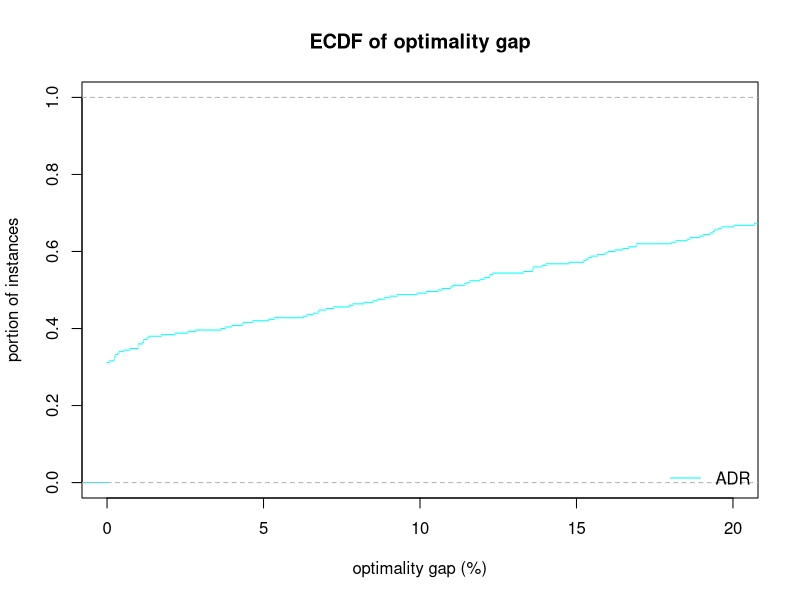
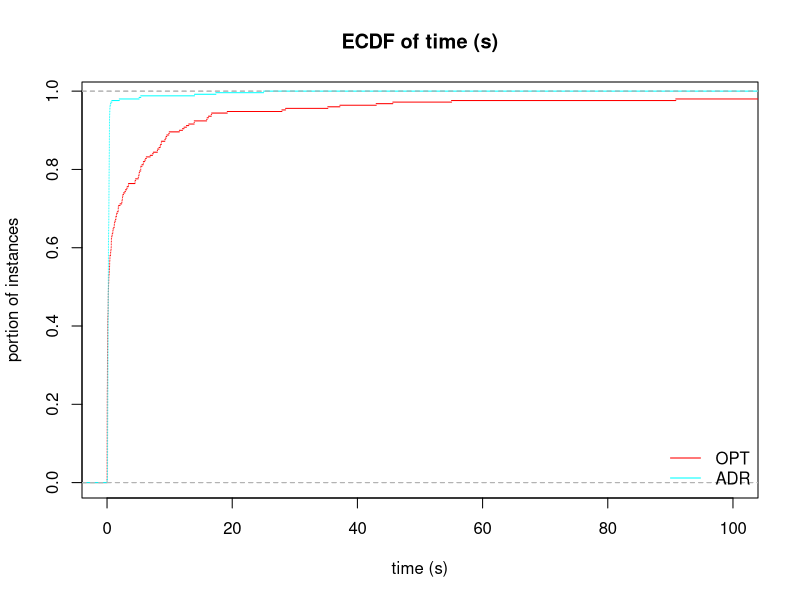
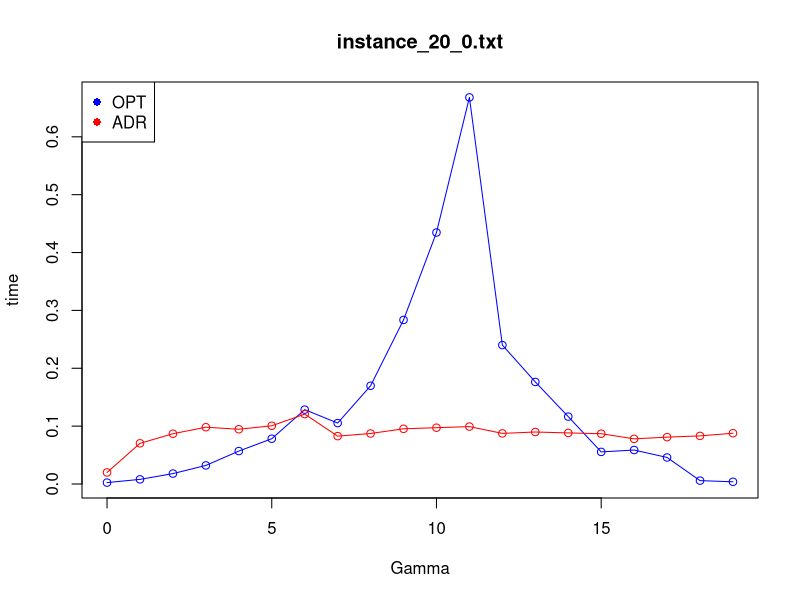
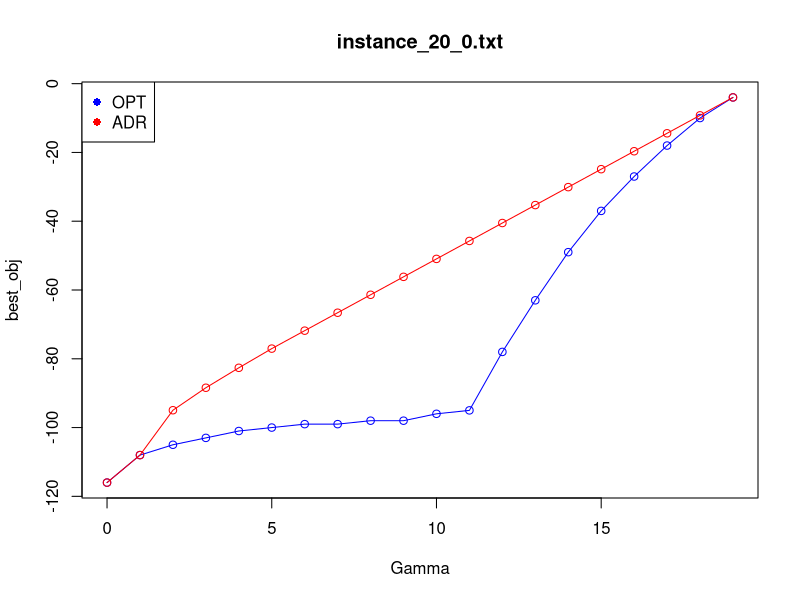
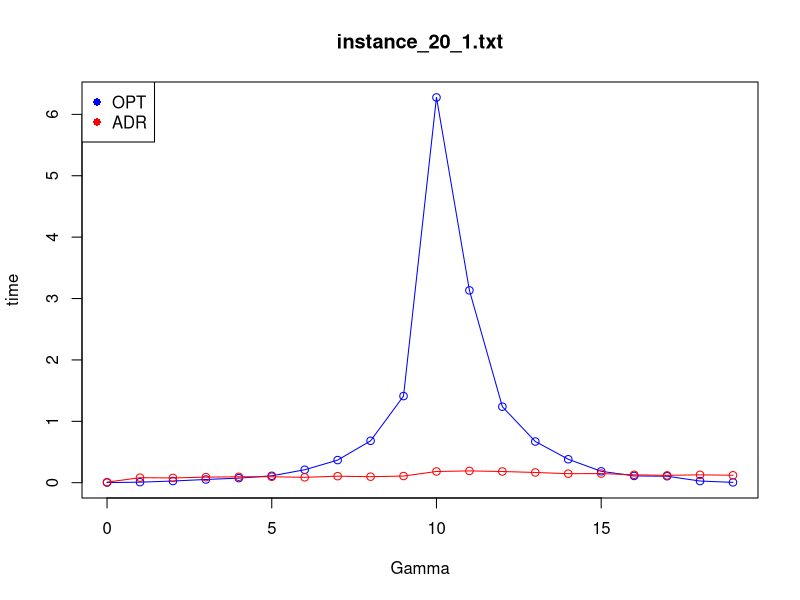
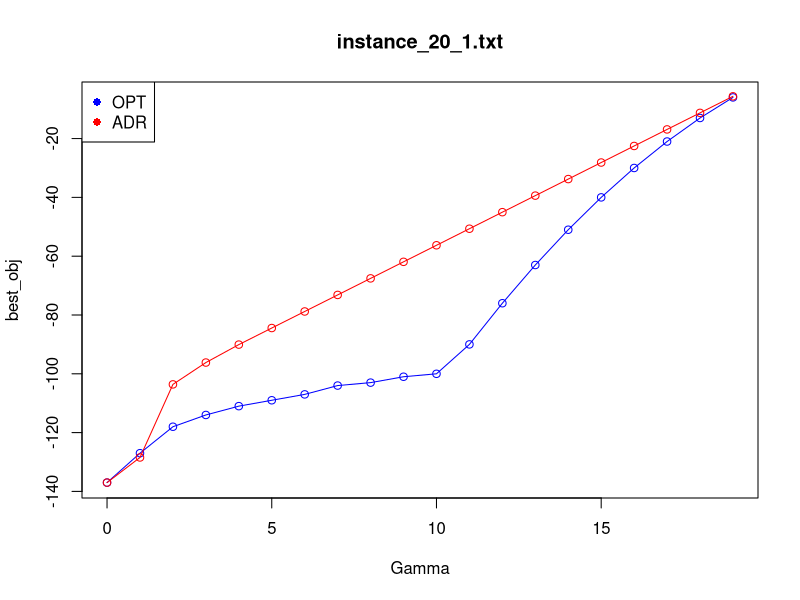
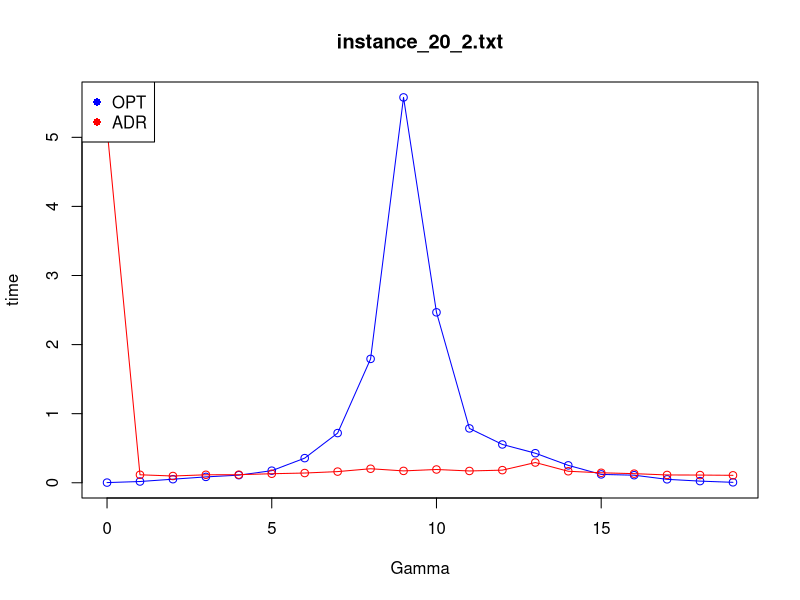
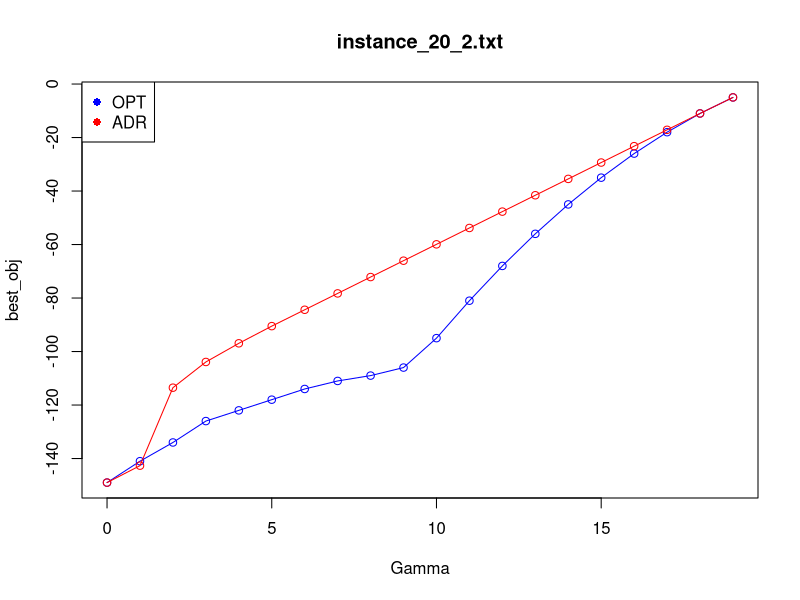

Write the R code that produced these figures, in order.
## ---- chunk 1
library(rmarkdown)
library(rmarkdown)
library(kableExtra)
library(tidyr)
## ---- chunk 2
results = read.csv("results.csv", header = FALSE)
colnames(results) = c("method", "Gamma", "best_obj", "status", "reason", "time", "instance")
## ---- chunk 3
methods = unique(results$method)
colors = rainbow(length(methods))
colors = as.data.frame(cbind(methods, colors))
## ---- chunk 4
paged_table(results)
## ---- chunk 5
gap = function(lb, ub) {
  return ( abs(lb - ub) / (1e-10 + abs(ub))  )
}

make_gap_table = function(dataset) {
  
    result = spread(dataset[,c("instance", "method", "Gamma", "best_obj")], key = method, value = best_obj);
    
    methods = unique(dataset$method)
    
    for (method in methods) {
      result[paste0("gap_OPT_",method)] = gap(result$OPT, result[,method]) * 100
    }
    
    return (result)
}

Table = make_gap_table(results)

paged_table(Table)
## ---- chunk 6
#knitr::kable(
#    Table,
#    digits = c(0, 0, matrix(2, nrow = ncol(Table) - 2))
#  ) %>%
#    kable_classic()
## ---- chunk 7
plot_gap = function(dataset, main = NULL, xlab = NULL, ylab = NULL) {
  
  methods = unique(dataset$method)
  methods = methods[methods != "OPT"]
  
  Table = make_gap_table(dataset)
  
  used_colors = NULL
  
  index = 0
  for (method in methods) {
    
    plot_function = if (index == 0 ) plot else lines
    
    current_color = colors[colors$methods == method ,"colors"]
    
    data = Table[,paste0("gap_OPT_",method)]
    
    plot_function(ecdf(data), col = current_color, lty = "solid", cex = 0, main = "", xlab = "", ylab = "", xlim = c(0, 20), ylim = c(0, 1))
    
    used_colors = rbind(used_colors, current_color)
    
    index = index + 1
  }
  
  title(main = main,
      xlab = xlab,
      ylab = ylab)
  
  legend(
    "bottomright",
    legend = methods,
    lty = "solid",
    col = used_colors,
    bty = "n"
  )
  
}

plot_gap(results[results$time < 3600,], main = "ECDF of optimality gap", xlab = "optimality gap (%)", ylab = "portion of instances")
## ---- chunk 8
plot_times = function(dataset, main = NULL, xlab = NULL, ylab = NULL) {
  
    result = spread(dataset[,c("instance", "method", "Gamma", "time")], key = method, value = time);   
    
    methods = unique(dataset$method)
    
    used_colors = NULL
    
    index = 0
    for (method in methods) {
      
      plot_function = if (index == 0 ) plot else lines
      
      current_color = colors[colors$methods == method ,"colors"]
      
      plot_function(ecdf(result[,method]), col = current_color, lty = "solid", cex = 0, main = "", xlab = "", ylab = "", xlim = c(0, 100))
      
      used_colors = rbind(used_colors, current_color)
      
      index = index + 1
    }
    
    title(main = main,
        xlab = xlab,
        ylab = ylab)
    
    legend(
      "bottomright",
      legend = methods,
      lty = "solid",
      col = used_colors,
      bty = "n"
    )
    
}

plot_times(results, main = "ECDF of time (s)", xlab = "time (s)", ylab = "portion of instances")

## ---- chunk 9

plot_instance = function(instance, field) {
  
  dataset = results[results$instance == instance,]
  opt = dataset[dataset$method == "OPT",]
  adr = dataset[dataset$method == "ADR",]
  
  plot(opt$Gamma, opt[[field]], main = "", xlab = "", ylab = "", type = "o", col = "blue")
  points(adr$Gamma, adr[[field]], type = "o", col = "red")
  
  title(main = instance,
        xlab = "Gamma",
        ylab = field)
  
  legend("topleft", legend = c("OPT", "ADR"), col = c("blue", "red"), pch = 16)
  
}

for (instance in unique(results$instance)) {
  plot_instance(instance, "time");
  plot_instance(instance, "best_obj");
}
